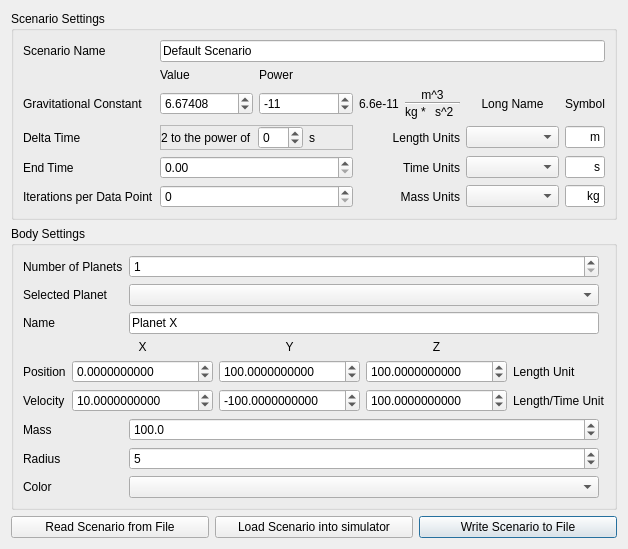
<?xml version="1.0" encoding="UTF-8"?>
<ui version="4.0">
 <class>ScenarioDialog</class>
 <widget class="QDialog" name="ScenarioDialog">
  <property name="geometry">
   <rect>
    <x>0</x>
    <y>0</y>
    <width>607</width>
    <height>494</height>
   </rect>
  </property>
  <property name="windowTitle">
   <string>Dialog</string>
  </property>
  <layout class="QGridLayout" name="gridLayout_2">
   <item row="2" column="2">
    <widget class="QPushButton" name="writeScenarioPushButton">
     <property name="text">
      <string>Write Scenario to File</string>
     </property>
    </widget>
   </item>
   <item row="2" column="0">
    <widget class="QPushButton" name="readScenarioPushButton">
     <property name="text">
      <string>Read Scenario from File</string>
     </property>
    </widget>
   </item>
   <item row="1" column="0" colspan="3">
    <widget class="QGroupBox" name="bodySettingsBox">
     <property name="title">
      <string>Body Settings</string>
     </property>
     <layout class="QGridLayout" name="gridLayout_4">
      <item row="0" column="0">
       <widget class="QLabel" name="planetCountLabel">
        <property name="text">
         <string>Number of Planets</string>
        </property>
       </widget>
      </item>
      <item row="0" column="1">
       <widget class="QSpinBox" name="planetCountNumber">
        <property name="minimum">
         <number>1</number>
        </property>
        <property name="stepType">
         <enum>QAbstractSpinBox::AdaptiveDecimalStepType</enum>
        </property>
       </widget>
      </item>
      <item row="1" column="0">
       <widget class="QLabel" name="planetSelectedLabel">
        <property name="text">
         <string>Selected Planet</string>
        </property>
       </widget>
      </item>
      <item row="1" column="1">
       <widget class="QComboBox" name="planetSelectedComboBox">
        <property name="maxCount">
         <number>128</number>
        </property>
       </widget>
      </item>
      <item row="2" column="0">
       <widget class="QLabel" name="planetNameLabel">
        <property name="text">
         <string>Name</string>
        </property>
       </widget>
      </item>
      <item row="3" column="0" colspan="3">
       <widget class="QFrame" name="posVelFrame">
        <property name="frameShape">
         <enum>QFrame::NoFrame</enum>
        </property>
        <layout class="QGridLayout" name="gridLayout_3">
         <property name="leftMargin">
          <number>0</number>
         </property>
         <property name="topMargin">
          <number>0</number>
         </property>
         <property name="rightMargin">
          <number>0</number>
         </property>
         <property name="bottomMargin">
          <number>0</number>
         </property>
         <item row="0" column="4">
          <widget class="QLabel" name="zLabel">
           <property name="text">
            <string>Z</string>
           </property>
           <property name="alignment">
            <set>Qt::AlignCenter</set>
           </property>
          </widget>
         </item>
         <item row="1" column="4">
          <widget class="QDoubleSpinBox" name="planetPositionZ">
           <property name="decimals">
            <number>10</number>
           </property>
           <property name="minimum">
            <double>-100000000000000.000000000000000</double>
           </property>
           <property name="maximum">
            <double>100000000000000.000000000000000</double>
           </property>
           <property name="value">
            <double>100.000000000000000</double>
           </property>
          </widget>
         </item>
         <item row="2" column="0">
          <widget class="QLabel" name="velocityLabel">
           <property name="text">
            <string>Velocity</string>
           </property>
          </widget>
         </item>
         <item row="1" column="1">
          <spacer name="horizontalSpacer">
           <property name="orientation">
            <enum>Qt::Horizontal</enum>
           </property>
           <property name="sizeHint" stdset="0">
            <size>
             <width>40</width>
             <height>20</height>
            </size>
           </property>
          </spacer>
         </item>
         <item row="1" column="3">
          <widget class="QDoubleSpinBox" name="planetPositionY">
           <property name="decimals">
            <number>10</number>
           </property>
           <property name="minimum">
            <double>-100000000000000.000000000000000</double>
           </property>
           <property name="maximum">
            <double>100000000000000.000000000000000</double>
           </property>
           <property name="value">
            <double>100.000000000000000</double>
           </property>
          </widget>
         </item>
         <item row="1" column="5">
          <widget class="QLabel" name="positionUnitLabel">
           <property name="text">
            <string>Length Unit</string>
           </property>
          </widget>
         </item>
         <item row="2" column="3">
          <widget class="QDoubleSpinBox" name="planetVelocityY">
           <property name="decimals">
            <number>10</number>
           </property>
           <property name="minimum">
            <double>-100000000000000.000000000000000</double>
           </property>
           <property name="maximum">
            <double>100000000000000.000000000000000</double>
           </property>
           <property name="value">
            <double>-100.000000000000000</double>
           </property>
          </widget>
         </item>
         <item row="2" column="1">
          <spacer name="horizontalSpacer_2">
           <property name="orientation">
            <enum>Qt::Horizontal</enum>
           </property>
           <property name="sizeHint" stdset="0">
            <size>
             <width>40</width>
             <height>20</height>
            </size>
           </property>
          </spacer>
         </item>
         <item row="0" column="2">
          <widget class="QLabel" name="xLabel">
           <property name="text">
            <string>X</string>
           </property>
           <property name="alignment">
            <set>Qt::AlignCenter</set>
           </property>
          </widget>
         </item>
         <item row="2" column="4">
          <widget class="QDoubleSpinBox" name="planetVelocityZ">
           <property name="decimals">
            <number>10</number>
           </property>
           <property name="minimum">
            <double>-100000000000000.000000000000000</double>
           </property>
           <property name="maximum">
            <double>100000000000000.000000000000000</double>
           </property>
           <property name="value">
            <double>100.000000000000000</double>
           </property>
          </widget>
         </item>
         <item row="2" column="5">
          <widget class="QLabel" name="velocityUnitLabel">
           <property name="text">
            <string>Length/Time Unit</string>
           </property>
          </widget>
         </item>
         <item row="0" column="3">
          <widget class="QLabel" name="yLabel">
           <property name="text">
            <string>Y</string>
           </property>
           <property name="alignment">
            <set>Qt::AlignCenter</set>
           </property>
          </widget>
         </item>
         <item row="1" column="2">
          <widget class="QDoubleSpinBox" name="planetPositionX">
           <property name="decimals">
            <number>10</number>
           </property>
           <property name="minimum">
            <double>-100000000000000.000000000000000</double>
           </property>
           <property name="maximum">
            <double>100000000000000.000000000000000</double>
           </property>
          </widget>
         </item>
         <item row="2" column="2">
          <widget class="QDoubleSpinBox" name="planetVelocityX">
           <property name="decimals">
            <number>10</number>
           </property>
           <property name="minimum">
            <double>-100000000000000.000000000000000</double>
           </property>
           <property name="maximum">
            <double>100000000000000.000000000000000</double>
           </property>
           <property name="value">
            <double>10.000000000000000</double>
           </property>
          </widget>
         </item>
         <item row="1" column="0">
          <widget class="QLabel" name="positionLabel">
           <property name="text">
            <string>Position</string>
           </property>
          </widget>
         </item>
        </layout>
       </widget>
      </item>
      <item row="4" column="0">
       <widget class="QLabel" name="planetMassLabel">
        <property name="text">
         <string>Mass</string>
        </property>
       </widget>
      </item>
      <item row="4" column="1">
       <widget class="QDoubleSpinBox" name="planetMassSpinBox">
        <property name="decimals">
         <number>1</number>
        </property>
        <property name="minimum">
         <double>1.000000000000000</double>
        </property>
        <property name="maximum">
         <double>1000000000000000.000000000000000</double>
        </property>
        <property name="value">
         <double>100.000000000000000</double>
        </property>
       </widget>
      </item>
      <item row="5" column="0">
       <widget class="QLabel" name="planetRadiusLabel">
        <property name="text">
         <string>Radius</string>
        </property>
       </widget>
      </item>
      <item row="5" column="1">
       <widget class="QSpinBox" name="planetRadiusSpinBox">
        <property name="suffix">
         <string/>
        </property>
        <property name="minimum">
         <number>1</number>
        </property>
        <property name="maximum">
         <number>100</number>
        </property>
        <property name="singleStep">
         <number>2</number>
        </property>
        <property name="value">
         <number>5</number>
        </property>
       </widget>
      </item>
      <item row="6" column="0">
       <widget class="QLabel" name="planetColorLabel">
        <property name="text">
         <string>Color</string>
        </property>
       </widget>
      </item>
      <item row="6" column="1">
       <widget class="QComboBox" name="planetColorComboBox"/>
      </item>
      <item row="2" column="1">
       <widget class="QLineEdit" name="planetNameLine">
        <property name="text">
         <string>Planet X</string>
        </property>
       </widget>
      </item>
     </layout>
    </widget>
   </item>
   <item row="2" column="1">
    <widget class="QPushButton" name="loadScenarioPushButton">
     <property name="text">
      <string>Load Scenario into simulator</string>
     </property>
    </widget>
   </item>
   <item row="0" column="0" colspan="3">
    <widget class="QGroupBox" name="groupBox">
     <property name="title">
      <string>Scenario Settings</string>
     </property>
     <layout class="QGridLayout" name="gridLayout">
      <item row="5" column="3">
       <widget class="QLabel" name="massUnitLabel">
        <property name="text">
         <string>Mass Units</string>
        </property>
        <property name="alignment">
         <set>Qt::AlignRight|Qt::AlignTrailing|Qt::AlignVCenter</set>
        </property>
       </widget>
      </item>
      <item row="3" column="0">
       <widget class="QLabel" name="dtLabel">
        <property name="text">
         <string>Delta Time</string>
        </property>
       </widget>
      </item>
      <item row="2" column="1">
       <widget class="QDoubleSpinBox" name="gravConstSpinBox">
        <property name="decimals">
         <number>5</number>
        </property>
        <property name="minimum">
         <double>1.000000000000000</double>
        </property>
        <property name="maximum">
         <double>10.000000000000000</double>
        </property>
        <property name="value">
         <double>6.674080000000000</double>
        </property>
       </widget>
      </item>
      <item row="1" column="2">
       <widget class="QLabel" name="label_2">
        <property name="text">
         <string>Power</string>
        </property>
       </widget>
      </item>
      <item row="2" column="5">
       <widget class="QLabel" name="label_4">
        <property name="text">
         <string>Symbol</string>
        </property>
        <property name="alignment">
         <set>Qt::AlignCenter</set>
        </property>
       </widget>
      </item>
      <item row="2" column="0">
       <widget class="QLabel" name="gravConstLabel">
        <property name="text">
         <string>Gravitational Constant</string>
        </property>
       </widget>
      </item>
      <item row="4" column="5">
       <widget class="QLineEdit" name="timeUnitSymbolLineEdit">
        <property name="sizePolicy">
         <sizepolicy hsizetype="Minimum" vsizetype="Fixed">
          <horstretch>0</horstretch>
          <verstretch>0</verstretch>
         </sizepolicy>
        </property>
        <property name="maximumSize">
         <size>
          <width>40</width>
          <height>16777215</height>
         </size>
        </property>
        <property name="text">
         <string>s</string>
        </property>
        <property name="maxLength">
         <number>6</number>
        </property>
        <property name="alignment">
         <set>Qt::AlignRight|Qt::AlignTrailing|Qt::AlignVCenter</set>
        </property>
        <property name="readOnly">
         <bool>true</bool>
        </property>
       </widget>
      </item>
      <item row="2" column="4">
       <widget class="QLabel" name="label_3">
        <property name="text">
         <string>Long Name</string>
        </property>
        <property name="alignment">
         <set>Qt::AlignCenter</set>
        </property>
       </widget>
      </item>
      <item row="1" column="1">
       <widget class="QLabel" name="label">
        <property name="text">
         <string>Value</string>
        </property>
       </widget>
      </item>
      <item row="5" column="0">
       <widget class="QLabel" name="iterPerDataLabel">
        <property name="text">
         <string>Iterations per Data Point</string>
        </property>
       </widget>
      </item>
      <item row="3" column="4">
       <widget class="QComboBox" name="lengthUnitComboBox"/>
      </item>
      <item row="0" column="1" colspan="5">
       <widget class="QLineEdit" name="nameLineEdit">
        <property name="text">
         <string>Default Scenario</string>
        </property>
       </widget>
      </item>
      <item row="3" column="5">
       <widget class="QLineEdit" name="lengthUnitSymbolLineEdit">
        <property name="sizePolicy">
         <sizepolicy hsizetype="Minimum" vsizetype="Fixed">
          <horstretch>0</horstretch>
          <verstretch>0</verstretch>
         </sizepolicy>
        </property>
        <property name="maximumSize">
         <size>
          <width>40</width>
          <height>16777215</height>
         </size>
        </property>
        <property name="text">
         <string>m</string>
        </property>
        <property name="maxLength">
         <number>6</number>
        </property>
        <property name="alignment">
         <set>Qt::AlignRight|Qt::AlignTrailing|Qt::AlignVCenter</set>
        </property>
        <property name="readOnly">
         <bool>true</bool>
        </property>
       </widget>
      </item>
      <item row="0" column="0">
       <widget class="QLabel" name="nameLabel">
        <property name="text">
         <string>Scenario Name</string>
        </property>
       </widget>
      </item>
      <item row="3" column="3">
       <widget class="QLabel" name="lengthUnitLabel">
        <property name="text">
         <string>Length Units</string>
        </property>
        <property name="alignment">
         <set>Qt::AlignRight|Qt::AlignTrailing|Qt::AlignVCenter</set>
        </property>
       </widget>
      </item>
      <item row="5" column="5">
       <widget class="QLineEdit" name="massUnitSymbolLineEdit">
        <property name="sizePolicy">
         <sizepolicy hsizetype="Fixed" vsizetype="Fixed">
          <horstretch>0</horstretch>
          <verstretch>0</verstretch>
         </sizepolicy>
        </property>
        <property name="maximumSize">
         <size>
          <width>40</width>
          <height>16777215</height>
         </size>
        </property>
        <property name="text">
         <string>kg</string>
        </property>
        <property name="maxLength">
         <number>6</number>
        </property>
        <property name="alignment">
         <set>Qt::AlignRight|Qt::AlignTrailing|Qt::AlignVCenter</set>
        </property>
        <property name="readOnly">
         <bool>true</bool>
        </property>
       </widget>
      </item>
      <item row="4" column="3">
       <widget class="QLabel" name="timeUnitLabel">
        <property name="text">
         <string>Time Units</string>
        </property>
        <property name="alignment">
         <set>Qt::AlignRight|Qt::AlignTrailing|Qt::AlignVCenter</set>
        </property>
       </widget>
      </item>
      <item row="4" column="0">
       <widget class="QLabel" name="endTimeLabel">
        <property name="text">
         <string>End Time</string>
        </property>
       </widget>
      </item>
      <item row="2" column="2">
       <widget class="QSpinBox" name="gravConstPowerSpinBox">
        <property name="minimum">
         <number>-100</number>
        </property>
        <property name="maximum">
         <number>50</number>
        </property>
        <property name="value">
         <number>-11</number>
        </property>
       </widget>
      </item>
      <item row="4" column="4">
       <widget class="QComboBox" name="timeUnitComboBox"/>
      </item>
      <item row="5" column="4">
       <widget class="QComboBox" name="massUnitComboBox"/>
      </item>
      <item row="2" column="3">
       <widget class="QFrame" name="frame">
        <property name="frameShape">
         <enum>QFrame::NoFrame</enum>
        </property>
        <property name="frameShadow">
         <enum>QFrame::Raised</enum>
        </property>
        <layout class="QGridLayout" name="gridLayout_5">
         <property name="leftMargin">
          <number>0</number>
         </property>
         <property name="topMargin">
          <number>0</number>
         </property>
         <property name="rightMargin">
          <number>0</number>
         </property>
         <property name="bottomMargin">
          <number>0</number>
         </property>
         <property name="verticalSpacing">
          <number>0</number>
         </property>
         <item row="0" column="0" rowspan="3">
          <widget class="QLabel" name="gravConstValue">
           <property name="text">
            <string>6.6e-11</string>
           </property>
          </widget>
         </item>
         <item row="2" column="2">
          <widget class="QLabel" name="timeLabel">
           <property name="text">
            <string>s^2</string>
           </property>
          </widget>
         </item>
         <item row="2" column="1">
          <widget class="QLabel" name="massLabel">
           <property name="text">
            <string>kg * </string>
           </property>
          </widget>
         </item>
         <item row="1" column="1" colspan="3">
          <widget class="Line" name="line">
           <property name="orientation">
            <enum>Qt::Horizontal</enum>
           </property>
          </widget>
         </item>
         <item row="0" column="1" colspan="3">
          <widget class="QLabel" name="lengthLabel">
           <property name="text">
            <string>m^3</string>
           </property>
           <property name="alignment">
            <set>Qt::AlignCenter</set>
           </property>
          </widget>
         </item>
        </layout>
       </widget>
      </item>
      <item row="4" column="1" colspan="2">
       <widget class="QDoubleSpinBox" name="endTimeSpinBox">
        <property name="maximum">
         <double>1000000000.000000000000000</double>
        </property>
       </widget>
      </item>
      <item row="5" column="1" colspan="2">
       <widget class="QSpinBox" name="iterPerDataSpinBox">
        <property name="maximum">
         <number>1000000000</number>
        </property>
       </widget>
      </item>
      <item row="3" column="1" colspan="2">
       <widget class="QFrame" name="dtFrame">
        <property name="frameShape">
         <enum>QFrame::StyledPanel</enum>
        </property>
        <property name="frameShadow">
         <enum>QFrame::Raised</enum>
        </property>
        <layout class="QGridLayout" name="gridLayout_6">
         <property name="leftMargin">
          <number>0</number>
         </property>
         <property name="topMargin">
          <number>0</number>
         </property>
         <property name="rightMargin">
          <number>0</number>
         </property>
         <property name="bottomMargin">
          <number>0</number>
         </property>
         <item row="0" column="1">
          <widget class="QSpinBox" name="dtSpinBox">
           <property name="minimum">
            <number>-50</number>
           </property>
           <property name="maximum">
            <number>50</number>
           </property>
          </widget>
         </item>
         <item row="0" column="0">
          <widget class="QLabel" name="twoToThePowerOfLabel">
           <property name="text">
            <string>2 to the power of</string>
           </property>
          </widget>
         </item>
         <item row="0" column="2">
          <widget class="QLabel" name="dtLabelUnit">
           <property name="text">
            <string>s</string>
           </property>
          </widget>
         </item>
        </layout>
       </widget>
      </item>
     </layout>
    </widget>
   </item>
  </layout>
 </widget>
 <tabstops>
  <tabstop>nameLineEdit</tabstop>
  <tabstop>gravConstSpinBox</tabstop>
  <tabstop>endTimeSpinBox</tabstop>
  <tabstop>iterPerDataSpinBox</tabstop>
  <tabstop>planetCountNumber</tabstop>
  <tabstop>planetSelectedComboBox</tabstop>
  <tabstop>planetNameLine</tabstop>
  <tabstop>planetPositionX</tabstop>
  <tabstop>planetPositionY</tabstop>
  <tabstop>planetPositionZ</tabstop>
  <tabstop>planetVelocityX</tabstop>
  <tabstop>planetVelocityY</tabstop>
  <tabstop>planetVelocityZ</tabstop>
  <tabstop>planetMassSpinBox</tabstop>
  <tabstop>planetRadiusSpinBox</tabstop>
  <tabstop>planetColorComboBox</tabstop>
  <tabstop>readScenarioPushButton</tabstop>
  <tabstop>loadScenarioPushButton</tabstop>
  <tabstop>writeScenarioPushButton</tabstop>
 </tabstops>
 <resources/>
 <connections/>
</ui>
